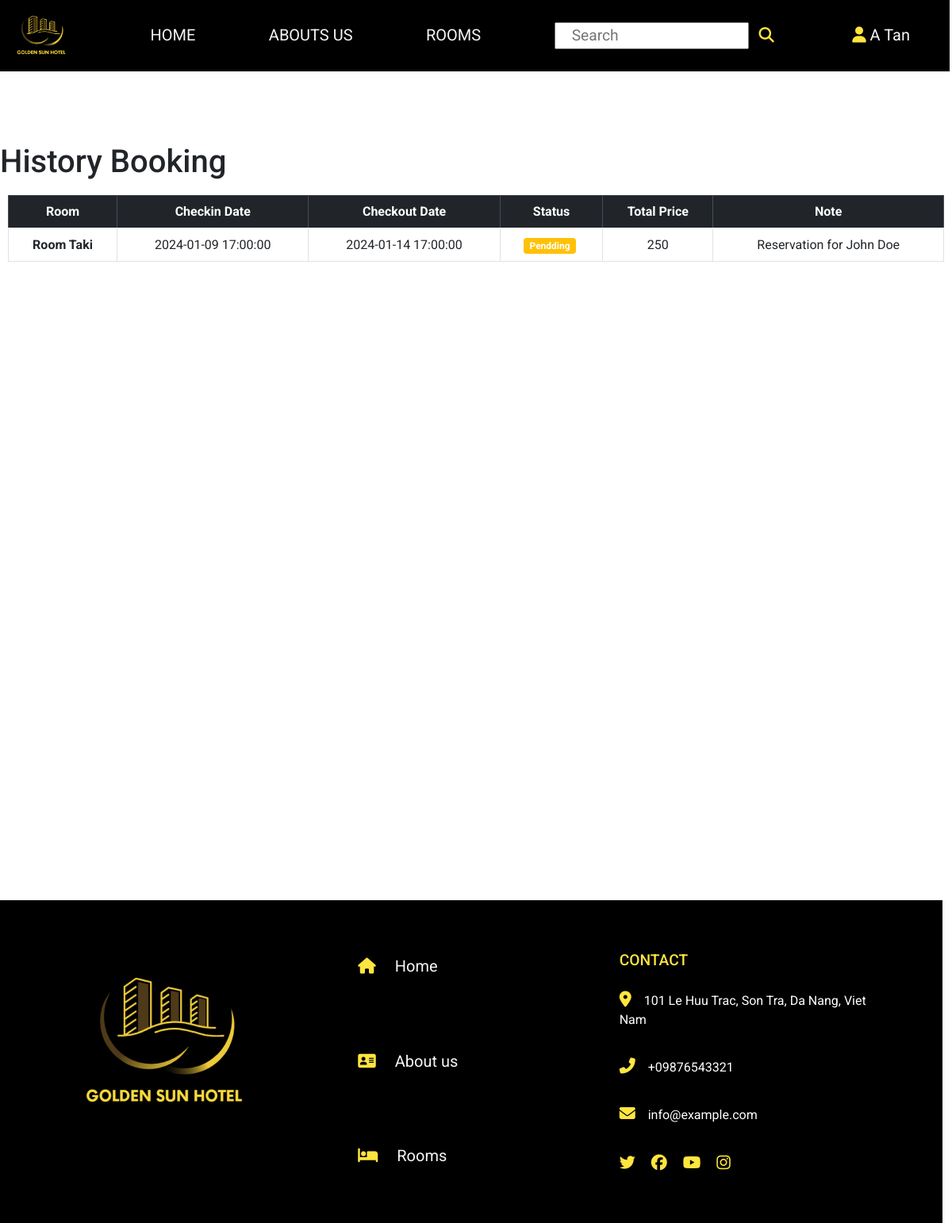
The app's page /index.php?controller=users&action=history-booking (signed in) with its own data.
### tables this page shows
CREATE TABLE `bookings` (
  `id` int(11) NOT NULL,
  `user_id` int(10) NOT NULL,
  `room_id` int(10) NOT NULL,
  `checkin_date` timestamp NULL DEFAULT NULL,
  `checkout_date` timestamp NULL DEFAULT NULL,
  `total_price` int(10) NOT NULL,
  `status` int(10) NOT NULL,
  `note` text DEFAULT NULL,
  `updated_at` timestamp NOT NULL DEFAULT current_timestamp() ON UPDATE current_timestamp(),
  `created_at` timestamp NOT NULL DEFAULT current_timestamp()
);

CREATE TABLE `rooms` (
  `id` bigint(20) NOT NULL,
  `name` varchar(50) DEFAULT NULL,
  `bedroom` int(50) DEFAULT NULL,
  `bathroom` int(50) DEFAULT NULL,
  `livingroom` int(50) DEFAULT NULL,
  `type` varchar(50) DEFAULT NULL,
  `price` decimal(10,2) DEFAULT NULL,
  `tax` decimal(10,2) DEFAULT NULL,
  `cleaning_fee` decimal(10,2) DEFAULT NULL,
  `description` text DEFAULT NULL,
  `status` tinyint(1) DEFAULT NULL,
  `updated_at` timestamp NOT NULL DEFAULT current_timestamp() ON UPDATE current_timestamp(),
  `created_at` timestamp NOT NULL DEFAULT current_timestamp()
);

### controllers/web/UserController.php (called while the page is built, shortened)
<?php
include_once 'models/BookingModel.php';
class UserController
{
    private $bookingModel;
    public function __construct()
    {
        $this->bookingModel = new BookingModel();
    }
    function handleRequest()
    {
        $action = isset($_GET['action']) ? $_GET['action'] : 'profile';
        if (isset($_SESSION['login']) && $_SESSION['login']['role'] == '2') {
            $userId = $_SESSION['login']['id'];
        } else {
            $userId = Null;
        }
        switch ($action) {
            case 'history-booking':
                $this->getHistoryBooking($userId);
                break;
        }
    }
    private function getHistoryBooking($userId)
    {
        $historyBookings = $this->bookingModel->getHistoryBooking($userId);
        include 'views/web/bookings/history_booking.view.php';
    }
}

### routes/web.route.php (called while the page is built, shortened)
<?php
include 'controllers/web/UserController.php';
$controller = isset($_GET['controller']) ? $_GET['controller'] : 'index';
$routes = [
    'index' => 'HomeController',
    'about' => 'aboutcontroller',
    'detail' => 'detailcontroller',
    'bookings' => 'bookingcontroller',
    'payments' => 'PaymentController',
    'rooms' => 'RoomController',
    'auth' => 'AuthController',
    'users' => 'UserController'
];
if (array_key_exists($controller, $routes)) {
    $admin = new $routes[$controller];
    $admin->handleRequest();
} else {
    http_response_code(404);
    require 'views/errors/404.php';
    die();
}

### index.php (called while the page is built, shortened)
<?php
require 'routes/web.route.php';

### config/database.php (called while the page is built, shortened)
<?php
class ConnectDB {
    private $server = 'localhost';
    private $username = 'root';
    private $password = '';
    private $database = 'hotel_management';
    protected function connect() {
        $connect = mysqli_connect($this->server,
            $this->username,
            $this->password,
            $this->database);
        mysqli_set_charset($connect,"utf8");
        return $connect;
    }
}
?>

### models/BookingModel.php (called while the page is built, shortened)
<?php
include_once 'config/database.php';
class BookingModel extends ConnectDB
{
    function getHistoryBooking($userId)
    {
        $sql = "SELECT rooms.name AS room_name, bookings.id, bookings.checkin_date, bookings.checkout_date, bookings.total_price, bookings.status, bookings.created_at, bookings.note
        FROM bookings
        JOIN rooms
        ON bookings.room_id = rooms.id
        WHERE user_id = $userId
        ORDER BY created_at DESC";
        return mysqli_query($this->connect(), $sql);
    }
}

### views/web/bookings/history_booking.view.php (the view)
<?php include "./views/web/partials/header.view.php"
?>
<body>
    <h1 class="into" style="margin-top: 180px;" class="text-center">History Booking</h1>
    <div class="row">
        <div class="col-md-12">
            <table class="table table-bordered ">
                <thead class="table-dark">
                    <tr class="text-center">
                        <th>Room</th>
                        <th>Checkin Date</th>
                        <th>Checkout Date</th>
                        <th>Status</th>
                        <th>Total Price</th>
                        <th>Note</th>
                    </tr>
                </thead>
                <tbody id="rooms-table" class="text-center">
                <?php
                    while ($row = $historyBookings->fetch_assoc()) {
                    ?>
                    <tr>
                      <th><?php echo $row['room_name'] ?></th>
                      <td><?php echo $row['checkin_date'] ?></td>
                      <td><?php echo $row['checkout_date'] ?></td>
                      <td>
                        <?php
                        if ($row['status'] == 1) {
                        ?>
                            <span class="badge badge-warning mr-1">Pendding</span>
                        <?php
                        } elseif ($row['status'] == 2) {
                        ?>
                            <span class="badge badge-success mr-1">Approved</span>
                        <?php
                        } else {
                        ?>
                            <span class="badge badge-secondary mr-1">Rejected</span>
                        <?php
                        }
                        ?>
                        </td>
                        <td><?php echo $row['total_price'] ?></td>
                        <td><?php echo $row['note'] ?></td>
                  </tr>
                  <?php
                    }
                  ?>
                </tbody>
            </table>
        </div>
    </div>
    <ul id="favorite-list" style="height: 763px;"></ul>
</body>
<?php include "./views/web/partials/footer.view.php"
?>

### assets/web/css/header.footer.css.php (style rules this page uses)
body { margin: 0; padding: 0; font-family: 'Roboto', sans-serif; }

### assets/web/css/home.css.php (style rules this page uses)
.row { padding: 10px; margin-top: 20px; }

### records on screen
bookings: room.name "Room Taki", checkin_date "2024-01-09 17:00:00", checkout_date "2024-01-14 17:00:00", status "Pendding", total_price "250", note "Reservation for John Doe"

### other values on screen
$_SESSION['login']['name'] "A Tan"
